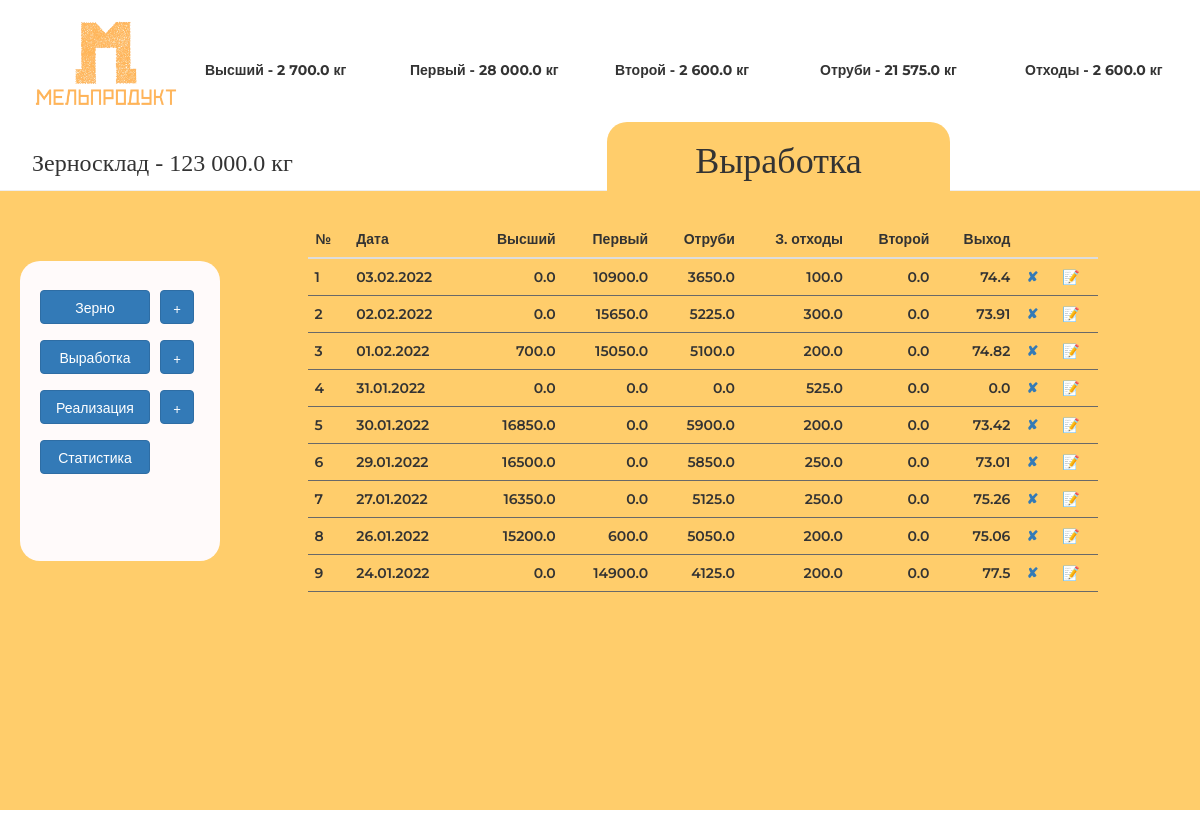
/prod, run on the app's committed database.
### main.py (models this page shows)
class Production(db.Model):
    __tablename__ = "productions"
    id = db.Column(db.Integer, primary_key=True)
    date = db.Column(db.Date(), nullable=False)
    highest = db.Column(db.Float(20), nullable=False)
    first = db.Column(db.Float(20), nullable=False)
    bran = db.Column(db.Float(20), nullable=False)
    waste = db.Column(db.Float(20), nullable=False)
    second = db.Column(db.Float(20), nullable=False)
    exit = db.Column(db.Float(20), nullable=False)

### main.py (the view)
@app.route('/prod', methods=['GET', 'POST'])
def prod():
    prod_form = AddProduction(date=dt.datetime.now(), highest=0, second=0, waste=0)
    stock = Stock.query.filter_by(id=1).first()
    table = db.session.query(Production).filter(Production.date <= dt.datetime.now(),
                                           Production.date >= dt.datetime.now() - dt.timedelta(
                                               days=30)).order_by(Production.date).all()
    return render_template('prod.html', title='Выработка', form=prod_form, first='{:,}'.format(stock.first).replace(',', ' '),
                           second='{:,}'.format(stock.second).replace(',', ' '),
                           highest='{:,}'.format(stock.highest).replace(',', ' '),
                           bran='{:,}'.format(stock.bran).replace(',', ' '),
                           waste='{:,}'.format(stock.waste).replace(',', ' '),
                           grain='{:,}'.format(stock.grain).replace(',', ' '),
                           button='prod', target='prod', onclick1='onclick=', onclick2='onclick=', onclick33='onclick=',
                           table=reversed(table), onclick11='onclick=', onclick22='onclick=', bcolor='#ffcd6b',
                           mright='250px', bimage='/../static/img/FFCD6B.png'
                           )

### main.py (called while the page is built)
@app.template_filter('jround')
def jround(x):
    y = round(x, 2)
    return y

### templates/prod.html (shortened to what this page needs)
{% extends 'index.html' %}
{% block table %}
{% include "production-table.html" %}
{% endblock %}

### templates/production-table.html (shortened to what this page needs)
<div class="col-md-8 col-sm-12" >
<table class="table table-hover counter">
        <thead>
          <tr>
            <th scope="col">№</th>
            <th scope="col">Дата</th>
            <th scope="col" class="rghtalgn">Высший</th>
            <th scope="col" class="rghtalgn">Первый</th>
            <th scope="col" class="rghtalgn">Отруби</th>
            <th scope="col" class="rghtalgn">З. отходы</th>
            <th scope="col" class="rghtalgn"">Второй</th>
              <th scope="col" class="rghtalgn"">Выход</th>
            <th scope="col" class="rghtalgn""></th>
            <th scope="col" class="rghtalgn""></th>
          </tr>
        </thead>
        <tbody>
        {% for line in table %}
          <tr>
            <td>{{line.date.strftime('%d.%m.%Y')}}</td>
            <td class="rghtalgn">{{line.highest}}</td>
            <td class="rghtalgn">{{line.first}}</td>
            <td class="rghtalgn">{{line.bran}}</td>
            <td class="rghtalgn">{{line.waste}}</td>
            <td class="rghtalgn">{{line.second}}</td>
            <td class="rghtalgn">{{line.exit | jround()}}</td>
            <td><a href="#" data-toggle="modal" title="Удалить" data-target="#test"
                   onclick="aTestFunction({{line.id}}, {{line.highest}}, {{line.first}}, {{line.bran}}, {{line.waste}},
                   {{line.second}})">✘</a></td>
            <td><a href="{{url_for('prod_edit', item_id=line.id)}}" type="button" title="Редактировать">📝</a></td>
          </tr>
        {% endfor %}
        </tbody>
      </table>
        </div>

### static/css/main.css (style rules this page uses)
body { margin-top: -20px; }
td, tr, th { font-family: 'Montserrat', sans-serif; font-weight: 600; }
.rghtalgn { text-align: right; }
.counter { counter-reset: schet; }
.counter tbody tr { counter-increment: schet; }
.counter td, .counter tr:before { padding: .1em .5em; border-bottom: 1px solid DimGray; }
.counter tbody tr:before { content: counter(schet); display: table-cell; vertical-align: middle; }

### data on the page
Production: date "03.02.2022", highest "0.0", first "10900.0", bran "3650.0", waste "100.0", second "0.0", exit|jround "74.4"
Production: date "02.02.2022", highest "0.0", first "15650.0", bran "5225.0", waste "300.0", second "0.0", exit|jround "73.91"
Production: date "01.02.2022", highest "700.0", first "15050.0", bran "5100.0", waste "200.0", second "0.0", exit|jround "74.82"
Production: date "31.01.2022", highest "0.0", first "0.0", bran "0.0", waste "525.0", second "0.0", exit|jround "0.0"
Production: date "30.01.2022", highest "16850.0", first "0.0", bran "5900.0", waste "200.0", second "0.0", exit|jround "73.42"
Production: date "29.01.2022", highest "16500.0", first "0.0", bran "5850.0", waste "250.0", second "0.0", exit|jround "73.01"
Production: date "27.01.2022", highest "16350.0", first "0.0", bran "5125.0", waste "250.0", second "0.0", exit|jround "75.26"
Production: date "26.01.2022", highest "15200.0", first "600.0", bran "5050.0", waste "200.0", second "0.0", exit|jround "75.06"
Production: date "24.01.2022", highest "0.0", first "14900.0", bran "4125.0", waste "200.0", second "0.0", exit|jround "77.5"

### other printed values
{{ highest }} "2 700.0"
{{ first }} "28 000.0"
{{ second }} "2 600.0"
{{ bran }} "21 575.0"
{{ waste }} "2 600.0"
{{ grain }} "123 000.0"
{{ title }} "Выработка"
